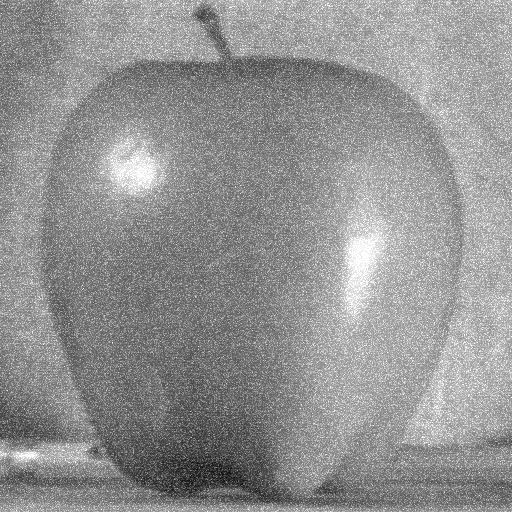
//> input picture 5.2.2高斯噪声/source/gaosihou.png, 512 x 512 px
$ ./main   (built with g++ and OpenCV 4)
//> lines starting //> are read from the running program, lines starting //| are printed output that depends on the picture
#include<opencv4/opencv2/core/core.hpp>
#include<opencv4/opencv2/highgui.hpp>
#include<opencv4/opencv2/opencv.hpp>
using namespace cv;
using namespace std;
int main() {
    Mat im = imread("../../5.2.2高斯噪声/source/gaosihou.png");
//> im is the input picture: 512 rows x 512 cols, CV_8UC3; min 8, max 255, mean 146.1
    if (im.empty()) {
        cerr << "image file read error" << endl;
        return -1;
    }
    Mat result1, resultGauss, result2;

    // 未使用高斯滤波进行边缘检测
    Laplacian(im, result1, CV_16S , 3, 1,0);
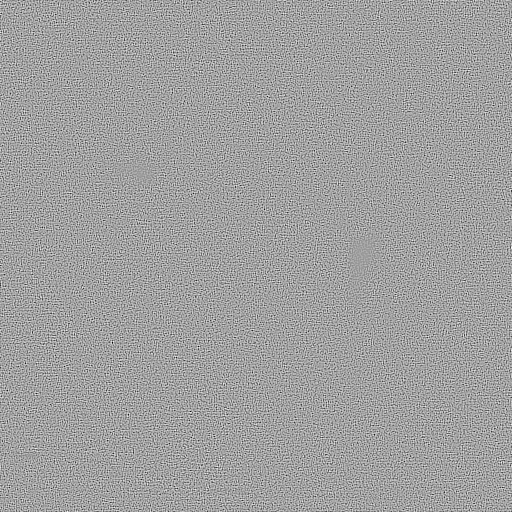
//> result1: 512 rows x 512 cols, CV_16SC3; min -1150, max 680, mean -0.1; drawn with min black and max white
    convertScaleAbs(result1, result1);//求取绝对值
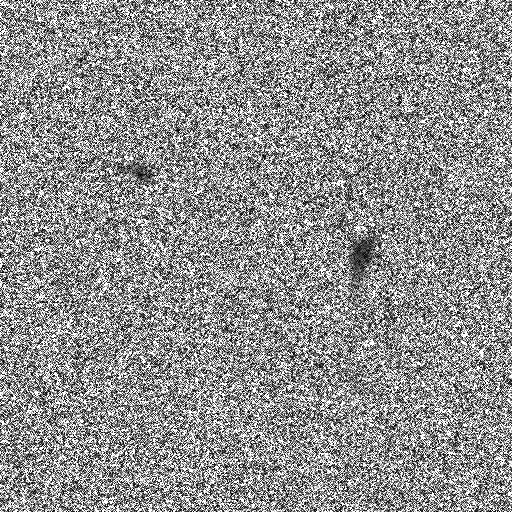
//> result1: 512 rows x 512 cols, CV_8UC3; min 0, max 255, mean 144
    imshow("result1", result1);

    // 先用高斯滤波器进行滤波,再进行边缘检测
    GaussianBlur(im, resultGauss, Size(3, 3), 5,0);
    Laplacian(resultGauss, result2, CV_16S , 3, 1,0);
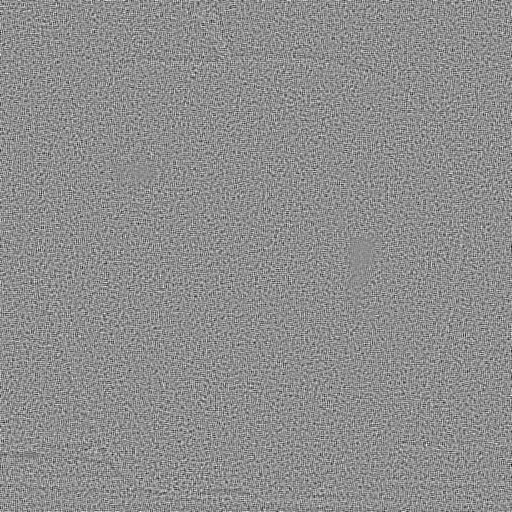
//> result2: 512 rows x 512 cols, CV_16SC3; min -248, max 196, mean 0; drawn with min black and max white
    convertScaleAbs(result2, result2);
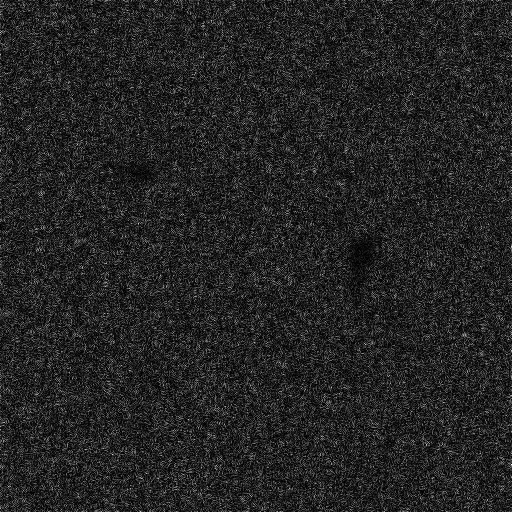
//> result2: 512 rows x 512 cols, CV_8UC3; min 0, max 248, mean 36.1
    imshow("result2", result2);

    waitKey(0);
    return 0;
}
